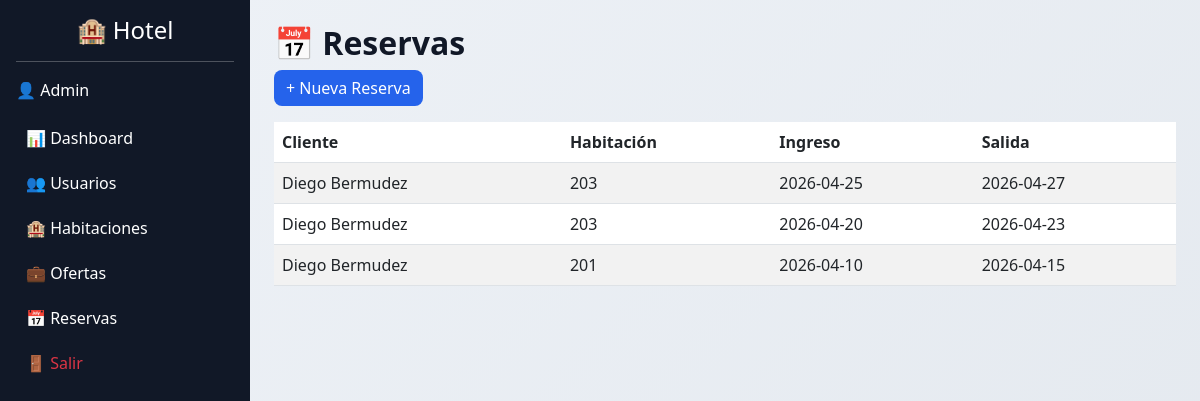
The page /public/bookings.php (signed in) on the database its author committed.
### tables this page shows
CREATE TABLE IF NOT EXISTS `bookings` (
  `id` int NOT NULL AUTO_INCREMENT,
  `user_id` int DEFAULT NULL,
  `room_id` int DEFAULT NULL,
  `booking_date` date DEFAULT NULL,
  `check_in_date` date DEFAULT NULL,
  `check_out_date` date DEFAULT NULL,
  PRIMARY KEY (`id`),
  KEY `user_id` (`user_id`),
  KEY `room_id` (`room_id`)
);

CREATE TABLE IF NOT EXISTS `users` (
  `id` int NOT NULL AUTO_INCREMENT,
  `name` varchar(50) NOT NULL,
  `email` varchar(100) NOT NULL,
  `password` varchar(255) NOT NULL,
  `role_id` int NOT NULL,
  PRIMARY KEY (`id`),
  UNIQUE KEY `email` (`email`),
  KEY `role_id` (`role_id`)
);

CREATE TABLE IF NOT EXISTS `rooms` (
  `id` int NOT NULL AUTO_INCREMENT,
  `room_number` int NOT NULL,
  `room_type` varchar(50) NOT NULL,
  `room_price` decimal(10,2) NOT NULL,
  `is_available` tinyint(1) DEFAULT '1',
  PRIMARY KEY (`id`),
  UNIQUE KEY `room_number` (`room_number`)
);

### app/models/Booking.php (called while the page is built, shortened)
<?php
function getBookings($conn){
    return $conn->query("
        SELECT b.*, u.name as user, r.room_number
        FROM bookings b
        JOIN users u ON b.user_id = u.id
        JOIN rooms r ON b.room_id = r.id
        ORDER BY b.id DESC
    ")->fetchAll(PDO::FETCH_ASSOC);
}

### public/bookings.php (the view, shortened to what this page needs)
<?php
require BASE_PATH . '/config/db.php';
require BASE_PATH . '/app/models/Booking.php';
$bookings = getBookings($conn);
include BASE_PATH . '/app/views/layouts/header.php';
include BASE_PATH . '/app/views/layouts/sidebar.php';
?>
<h2>📅 Reservas</h2>
<a href="create_booking.php" class="btn btn-primary mb-3">+ Nueva Reserva</a>
<table class="table table-striped">
    <thead>
        <tr>
            <th>Cliente</th>
            <th>Habitación</th>
            <th>Ingreso</th>
            <th>Salida</th>
        </tr>
    </thead>
    <tbody>
    <?php foreach($bookings as $b): ?>
        <tr>
            <td><?= $b['user'] ?></td>
            <td><?= $b['room_number'] ?></td>
            <td><?= $b['check_in_date'] ?></td>
            <td><?= $b['check_out_date'] ?></td>
        </tr>
    <?php endforeach; ?>
    </tbody>
</table>
<?php include BASE_PATH . '/app/views/layouts/footer.php'; ?>

### assets/css/style.css (style rules this page uses)
body { background-color: #f5f7fa; }
body { background: #f4f6f9; }
.btn { border-radius: 8px; }
h1, h2, h3 { font-weight: 600; }
body { background: linear-gradient(135deg, #eef2f7, #e3e8ee); }
.btn-primary { background: #2563eb; border: none; }
h1, h2, h3 { font-weight: 700; color: #111827; }

### rows shown on the page
bookings: user.name "Diego Bermudez", room.room_number "203", check_in_date "2026-04-25", check_out_date "2026-04-27"
bookings: user.name "Diego Bermudez", room.room_number "203", check_in_date "2026-04-20", check_out_date "2026-04-23"
bookings: user.name "Diego Bermudez", room.room_number "201", check_in_date "2026-04-10", check_out_date "2026-04-15"

### other values the page prints
$_SESSION['user']['name'] "Admin"
